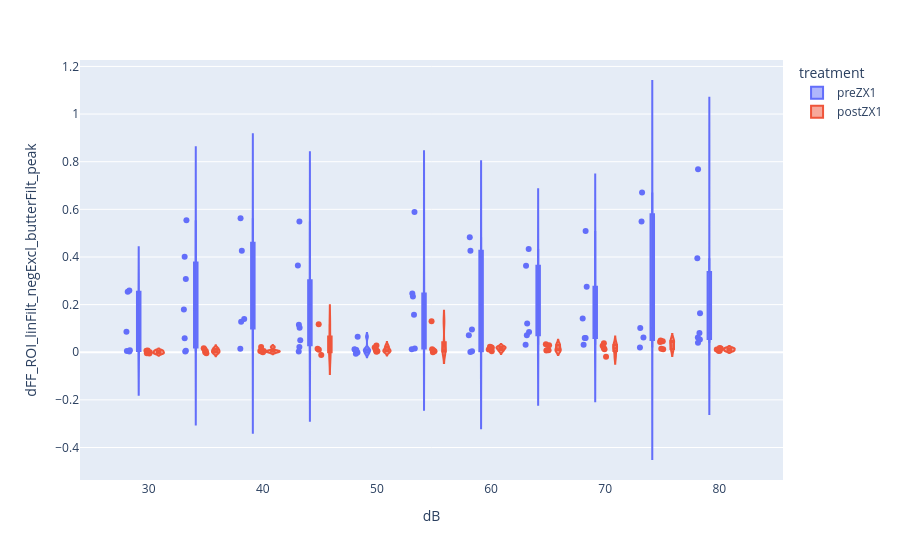

The notebook cell saved with this chart:
### Code cell
# plot peak response amplitudes across sound intensities

import plotly.express as px

# # histogram showing averaged peak dFF across intensities between pre- and post-ZX1
# fig = px.histogram(df_drop_drop[df_drop_drop['dir']==expDir], x="dB", y="dFF_ROI_linFilt_negExcl_butterFilt_peak",
#                    color="treatment", barmode='group', histfunc='avg', height=400)

# # violin plot showing distribution of peak dFF across intensities between pre- and post-ZX1
# dFF response
fig = px.violin(df_drop_drop[df_drop_drop['dir']==expDir], y="dFF_ROI_linFilt_negExcl_butterFilt_peak", x="dB", color="treatment", box=True, points='all')

# dF response
# fig = px.violin(df_drop_drop[df_drop_drop['dir']==expDir], y="dF_ROI_linFilt_negExcl_butterFilt_peak", x="dB", color="treatment", box=True, points='all')

fig.show()

### Figure 1 — Plotly figure (JSON) as saved in the notebook; plotly's stock layout.template omitted (floating-point values rounded to 4 significant figures)
{"data": [{"alignmentgroup": "True", "box": {"visible": true}, "hovertemplate": "treatment=preZX1<br>dB=%{x}<br>dFF_ROI_linFilt_negExcl_butterFilt_peak=%{y}<extra></extra>", "legendgroup": "preZX1", "marker": {"color": "#636efa"}, "name": "preZX1", "offsetgroup": "preZX1", "orientation": "v", "points": "all", "scalegroup": "True", "showlegend": true, "type": "violin", "x": [30, 35, 50, 75, 40, 60, 55, 80, 35, 65, 70, 45, 70, 65, 50, 30, 75, 35, 60, 55, 40, 45, 80, 80, 40, 50, 30, 55, 75, 35, 60, 45, 65, 70, 30, 70, 55, 75, 45, 35, 65, 80, 50, 40, 60, 60, 35, 75, 30, 50, 80, 45, 70, 65, 40, 55, 70, 35, 30, 55, 80, 65, 60, 45, 50, 80, 45], "x0": " ", "xaxis": "x", "y": [0.003416, 0.002878, 0.01019, 0.6707, 0.5624, 0.4256, 0.5893, 0.7687, 0.5545, 0.3633, 0.5091, 0.002931, 0.0596, 0.0849, -0.0008755, 0.00547, 0.06182, 0.4006, 0.001132, 0.247, 0.1392, 0.5488, 0.1636, 0.3944, 0.4258, -0.005864, 0.007831, 0.2341, 0.5493, 0.3071, 0.4823, 0.3646, 0.4333, 0.2754, 0.2541, 0.142, 0.1579, 0.1019, 0.115, 0.1798, 0.1201, 0.08039, 0.009229, 0.1279, 0.09519, 0.0709, 0.05851, 0.01991, 0.08615, 0.06539, 0.04031, 0.04983, 0.06025, 0.03129, 0.01474, 0.01238, 0.03134, 0.006607, 0.2587, 0.0154, 0.05308, 0.07153, 0.00423, 0.02204, 0.01301, 0.06161, 0.1027], "y0": " ", "yaxis": "y"}, {"alignmentgroup": "True", "box": {"visible": true}, "hovertemplate": "treatment=postZX1<br>dB=%{x}<br>dFF_ROI_linFilt_negExcl_butterFilt_peak=%{y}<extra></extra>", "legendgroup": "postZX1", "marker": {"color": "#EF553B"}, "name": "postZX1", "offsetgroup": "postZX1", "orientation": "v", "points": "all", "scalegroup": "True", "showlegend": true, "type": "violin", "x": [30, 35, 75, 40, 50, 60, 65, 70, 30, 60, 40, 80, 50, 45, 30, 65, 70, 75, 55, 35, 70, 65, 55, 35, 60, 45, 80, 40, 75, 50, 65, 75, 35, 80, 70, 50, 60, 55, 30, 45, 40, 40, 80, 30, 65, 35, 60, 55, 70, 45, 50, 75, 50, 55, 80], "x0": " ", "xaxis": "x", "y": [-0.003989, 0.004569, 0.04341, -0.000355, 0.003786, 0.004548, 0.007709, 0.01269, 0.006449, 0.01156, 0.005127, 0.01172, 0.0198, 0.1174, 0.007166, 0.03301, 0.03736, 0.04912, 0.1296, -0.00401, 0.02771, 0.02966, 0.01263, 0.01196, 0.0214, 0.01514, 0.006243, 0.02204, 0.04604, 0.001921, 0.009765, 0.01233, 0.01652, 0.01786, -0.01912, 0.02793, 0.0189, -0.0004114, -0.0001764, 0.01064, 0.005018, 0.002852, 0.005574, -0.005571, 0.00798, 0.0002715, 0.0228, 0.0085, 0.01696, -0.01173, 0.008195, 0.01434, 0.006512, 0.003744, 0.01611], "y0": " ", "yaxis": "y"}], "layout": {"legend": {"title": {"text": "treatment"}, "tracegroupgap": 0}, "margin": {"t": 60}, "violinmode": "group", "xaxis": {"anchor": "y", "domain": [0, 1], "title": {"text": "dB"}}, "yaxis": {"anchor": "x", "domain": [0, 1], "title": {"text": "dFF_ROI_linFilt_negExcl_butterFilt_peak"}}}}
